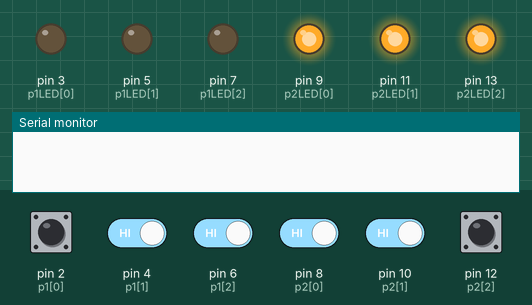
A sketch run on a simulated Arduino Uno, built with avr-gcc and run on an emulated ATmega328P. On the bench: output pins drawn as LEDs (lit = HIGH), the last lines printed to the serial monitor. The inputs (shaded band) are chosen by the test bench; at power-on: pin 2 (p1[0]), pin 4 (p1[1]), pin 6 (p1[2]), pin 8 (p2[0]), pin 10 (p2[1]), pin 12 (p2[2]) HIGH.

Above: at 1.2 s.
1.3 s: pin 2 (p1[0]) pulled LOW for 0.15 s
At 2.1 s:
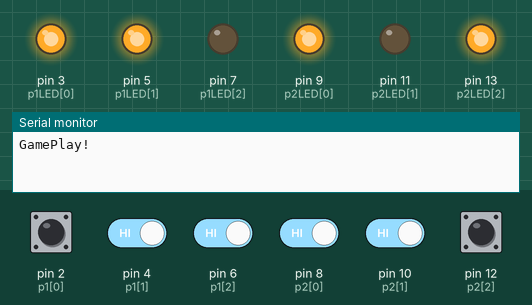
2.9 s: pin 2 (p1[0]) driven LOW and pin 4 (p1[1]) driven LOW
At 3.3 s:
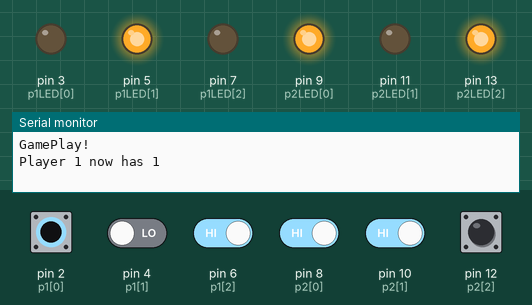
4.4 s: pin 2 (p1[0]) driven HIGH
At 5.6 s:
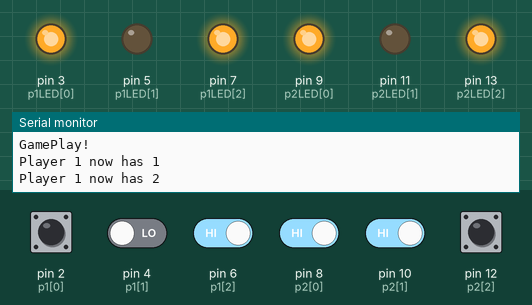
5.9 s: pin 2 (p1[0]) driven LOW and pin 4 (p1[1]) driven HIGH and pin 6 (p1[2]) driven LOW and pin 8 (p2[0]) driven LOW and pin 10 (p2[1]) driven LOW
Timing chart, 0 to 33.2 s (numbered marks = the images above; inputs shaded):
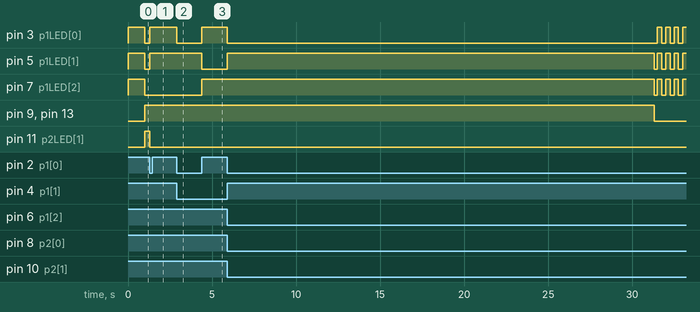

The sketch:

game.ino
```cpp
//*****************************
// Galileo Button Game
//*****************************

//set some constants
int gameDuration = 30000; //duration in milliseconds
int numButtons = 3; //number of buttons per player
# define numCombinations 7
//where it's all plugged in:
int p1[3] = {2, 4, 6}; //player 1 button pins
int p1LED[3] = {3, 5, 7}; //player 1 LED pins
int p2[3] = {8, 10, 12}; //player 2 button pins
int p2LED[3] = {9, 11, 13}; //player 2 LED pins

int p1Score = 0; //hold scores
int p2Score = 0;

long lastP1Score = 0; //holds time of last score
long lastP2Score = 0;

int currentPattern[2];//holds the pattern number that each player must hit (corresponds to a row in buttonCombinations array)

const int buttonCombinations [numCombinations][3] = { //holds all sets of possible button combinations
	{1, 0, 0},
	{0, 1, 0},
	{0, 0, 1},
	{1, 1, 0},
	{1, 0, 1},
	{0, 1, 1},
	{1, 1, 1}
};

int presses [2][3] = { //holds the state of both players' buttons, 0 is not pressed, 1 is pressed
	{0, 0, 0},
	{0, 0, 0}
};

void setup(){
	Serial.begin(9600);
	//set LEDs as outputs, buttons as inputs
	for (int i = 0; i < 3; i++){ //player 1 buttons
		pinMode(p1[i], INPUT_PULLUP);
		}
	for (int i = 0; i < 3; i++){ //player 2 buttons
		pinMode(p2[i], INPUT_PULLUP);
		}
	for (int i = 0; i < 3; i++){ //player 1 LEDs
		pinMode(p1LED[i], OUTPUT);
		}
	for (int i = 0; i < 3; i++){ //player 2 LEDs
		pinMode(p2LED[i], OUTPUT);
		}
}

void loop()
{
	standby(); //stay in standby mode and flash LEDs until someone hits a button to start a game
	readButtons(); //check if any of the buttons are pressed

	for (int i=0; i<numButtons; i++){ //this loop checks if any buttons have been updated as being pressed, if so, it triggers the flag to begin the game
		if (presses[0][i] == 1 || presses[1][i] == 1) {
			gamePlay();
			return;
		}
	}
}

void standby(){ //default mode for when a game isn't being played
	if ((millis()/1000)%2 == 0){ //change every second
		for (int i=0; i<numButtons; i++){ //turn only player 1's LEDs on
			digitalWrite (p1LED[i], HIGH);
			digitalWrite (p2LED[i], LOW);
		}
	}
	else{
		for (int i=0; i<numButtons; i++){ //turn only player 2's LEDs on
			digitalWrite (p1LED[i], LOW);
			digitalWrite (p2LED[i], HIGH);
		}
	}
}

void gamePlay(){
	Serial.println("GamePlay!");
	p1Score = 0;
	p2Score = 0;
	long startGameTime = millis();
	currentPattern[0] = (int)randomNumber(numCombinations-1); //assign first pattern for player 1
	delay(1); //since our "randomNumber" is a function of time, waiting 1 millisecond means player 2 will get a different pattern than player 1
	currentPattern[1] = (int)randomNumber(numCombinations-1); //assign first pattern to player 2

/*  //Just printing stuff...
	Serial.print("Player 1: Pattern No. ");
	Serial.println(currentPattern[0]);
	for(int i=0; i< 3 ; i++){
		Serial.print(buttonCombinations[currentPattern[0]][i]);
		Serial.print(" ");
	}
		Serial.println(" ");


	Serial.print("Player 2: Pattern No. ");
	Serial.println(currentPattern[1]);
	for(int i=0; i< 3 ; i++){
		Serial.print(buttonCombinations[currentPattern[1]][i]);
		Serial.print(" ");
	}
*/

	while (millis() < startGameTime + gameDuration){ //this is where the game happens
		updateLED();
		readButtons();
		if (checkP1Buttons() && millis() > lastP2Score + 200){ //player 1 gets the right buttons and it has been enough time since the last point
			lastP1Score = millis();
			p1Score++; //player 1 gets a point!
			Serial.print("Player 1 now has ");
			Serial.println(p1Score);
			int nextPattern = (int)randomNumber(numCombinations); //go find the next pattern
			while(nextPattern == currentPattern[0]){ //if its the same pattern as before, go find another one
			    nextPattern = (int)randomNumber(numCombinations);
			}
			currentPattern[0] = nextPattern; //change the pattern
		}
		if (checkP2Buttons() && millis() > lastP2Score + 200){ //player 2 gets the right buttons and it has been enough time since the last point
			lastP2Score = millis();
			p2Score++; //player 2 gets a point!
			Serial.print("Player 2 now has ");
			Serial.println(p2Score);
			int nextPattern = (int)randomNumber(numCombinations);
			while(nextPattern == currentPattern[1]){
			    nextPattern = (int)randomNumber(numCombinations);
			}
			currentPattern[1] = nextPattern; //change the pattern
		}
	}
	winner(); //gets here after game has been played, calculates winner and flashes their colors
}

void updateLED(){ //turn on the appropriate LEDs during the game
	for (int i=0; i<numButtons; i++){
		if(buttonCombinations[currentPattern[0]][i]==0){ //if it should be off, turn it off
			digitalWrite(p1LED[i], LOW);
		}
		else digitalWrite(p1LED[i], HIGH); //otherwise, on!

		if(buttonCombinations[currentPattern[1]][i]==0){
			digitalWrite(p2LED[i], LOW);
		}
		else digitalWrite(p2LED[i], HIGH);
	}
}

void readButtons(){ //saves current button state into the array called "presses"
	// player1
	for (int i=0; i<numButtons; i++){ //read each button
		presses[0][i] = digitalRead(p1[i]);
		if(presses[0][i] == 0) presses[0][i] = 1; //want a button press to be represented by a 1 and no press to be a 0
		else presses[0][i] = 0;
		presses[1][i] = digitalRead(p2[i]);
		if(presses[1][i] == 0) presses[1][i] = 1;
		else presses[1][i] = 0;
	}
}

boolean checkP1Buttons() { //will return true if player 1 is holding down the right button combination
	boolean correct = true;
	for (int i=0; i<numButtons; i++){
		if (presses[0][i] != buttonCombinations[currentPattern[0]][i]){
			correct = false;
		}
	}
	if (correct == true) return true;
	else return false;
}


boolean checkP2Buttons() { //will return true if player 2 is holding down the right button combination
	boolean correct = true;
	for (int i=0; i<numButtons; i++){
		if (presses[1][i] != buttonCombinations[currentPattern[1]][i]){
			correct = false;
		}
	}
	if (correct == true) return true;
	else return false;
}

long randomNumber(int a){ //this number isn't random, but it changes every millisecond so it is random enough
	return (millis()%a); //returns a number between 0 and
 }

void winner(){ //figure out who won and flash that player's colors for a few seconds
	long winnerBegin = millis();
	for(int i = 0; i<numButtons; i++){ //turn all LEDs off
		digitalWrite (p1LED[i], LOW);
		digitalWrite (p2LED[i], LOW);
	}

	//printing out winner to the serial monitor
	if (p1Score > p2Score){
		Serial.println("Player 1 wins");
	}
	else if (p2Score > p1Score){
		Serial.println("Player 2 wins");
	}
	else if (p1Score == p2Score){
		Serial.println("tied game");
	}


	while(millis() < winnerBegin + 3000){ // flash winner's LEDs for 3 seconds

		int currentTime = millis()/250;
		if (currentTime%2 == 0){
			for (int i=0; i<numButtons; i++){
				if(p1Score > p2Score){ //player 1 wins
					digitalWrite (p1LED[i], HIGH);
					digitalWrite (p2LED[i], LOW);
				}
				else if(p1Score < p2Score){ //player 2 wins
					digitalWrite (p1LED[i], LOW);
					digitalWrite (p2LED[i], HIGH);
				}
				else if(p1Score == p2Score){ //tied game
					digitalWrite (p1LED[i], HIGH);
					digitalWrite (p2LED[i], HIGH);
				}
			}
		}
		else{
			for (int i=0; i<numButtons; i++){
				digitalWrite (p1LED[i], LOW);
				digitalWrite (p2LED[i], LOW);
			}
		}
	}
}
```

Measured:
- after the input at 1.3 s, pin 3 (p1LED[0]), pin 5 (p1LED[1]): LOW → HIGH after 0.00 s instead of 0.70 s; pin 7 (p1LED[2]): stays LOW (without the input it goes to HIGH after 0.70 s); pin 9 (p2LED[0]), pin 13 (p2LED[2]): stays HIGH (without the input it goes to LOW after 0.70 s); pin 11 (p2LED[1]): HIGH → LOW after 0.00 s instead of 0.70 s
- after the input at 2.9 s, pin 3 (p1LED[0]): HIGH → LOW at once
- after the input at 4.4 s, pin 3 (p1LED[0]), pin 7 (p1LED[2]): LOW → HIGH at once; pin 5 (p1LED[1]): HIGH → LOW at once
